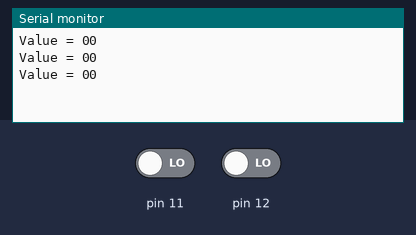
Bench run of a sketch on a simulated Arduino Uno, built with avr-gcc and run on an emulated ATmega328P. On the bench: the last lines printed to the serial monitor. The test bench sets the inputs (shaded band); at power-on: pin 11 LOW, pin 12 LOW.

Above: at 2.8 s.
2.9 s: pin 11 driven HIGH
At 3.4 s:
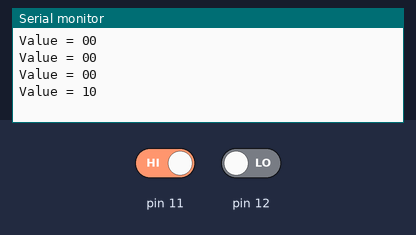
4.4 s: pin 12 driven HIGH
At 5.7 s:
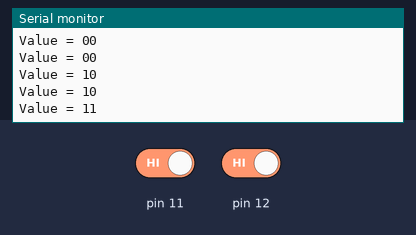
5.9 s: pin 11 driven LOW
At 6.8 s:
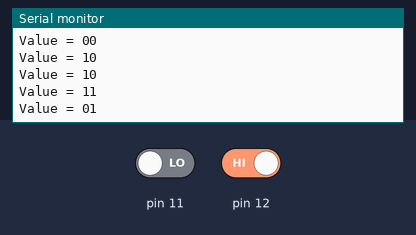
Timing chart, 0 to 8.9 s (numbered marks = the images above; inputs shaded):
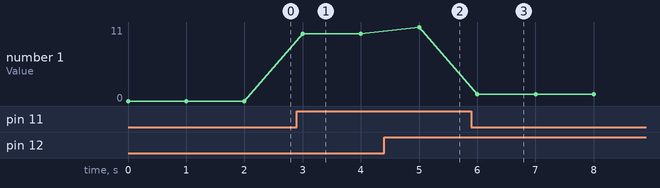

Measured:
- after the input at 2.9 s, the serial monitor: prints a new line after 0.10 s (image 1)
- after the input at 4.4 s, the serial monitor: prints a new line after 0.60 s (image 2)
- after the input at 5.9 s, the serial monitor: prints a new line after 0.10 s (image 3)
- plotted number 1: 0 → 10 after the input at 2.9 s, 10 → 11 after the input at 4.4 s, 11 → 1 after the input at 5.9 s

The sketch:

Arduino-Nano_Receive_ESP_Test.ino
```cpp
void setup() {
  // put your setup code here, to run once:
  Serial.begin(115200);
  pinMode(12,INPUT);
  pinMode(11,INPUT);
}

int value12;
int value11;

void loop() {
  // put your main code here, to run repeatedly:
  value11 = digitalRead(11);
  value12 = digitalRead(12);

  Serial.print("Value = ");
  Serial.print(value11);
  Serial.print(value12);
  Serial.println(" " );
  delay(1000);

}
```
